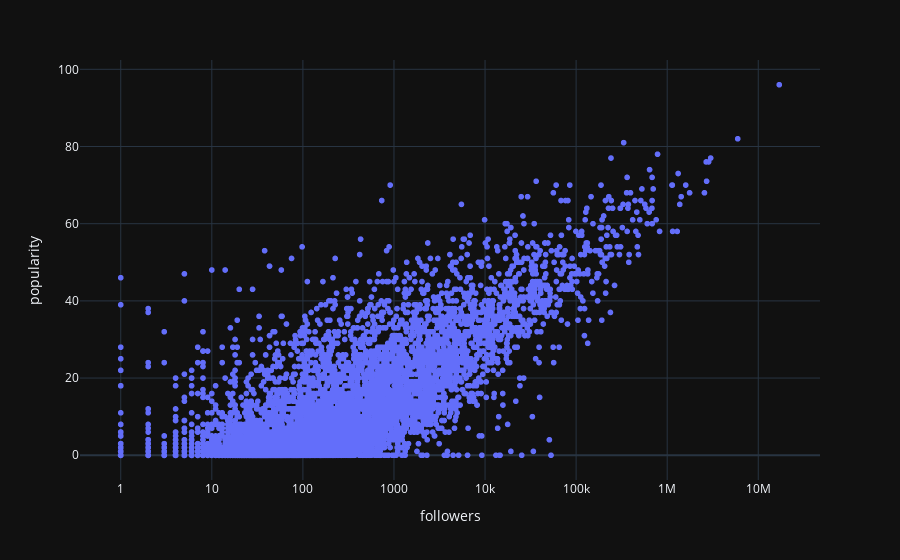

Source (notebook cell):
### Markdown cell above
## Relationship between followers and popularity

### Code cell
tmpData=artists.sample(10000);
fig=px.scatter(tmpData,x="followers",y="popularity",hover_name=tmpData["name"], log_x=True)#
fig.show()

### Figure 1 — Plotly figure (JSON) as saved in the notebook; plotly's stock layout.template omitted (floating-point values rounded to 4 significant figures; data arrays with more than 128 entries replaced by an {"elided": "..."} marker saying what was removed)
{"data": [{"hovertemplate": "<b>%{hovertext}</b><br><br>followers=%{x}<br>popularity=%{y}<extra></extra>", "hovertext": {"elided": "10000 str values"}, "legendgroup": "", "marker": {"color": "#636efa", "symbol": "circle"}, "mode": "markers", "name": "", "showlegend": false, "x": {"elided": "10000 float values"}, "xaxis": "x", "y": {"elided": "10000 int values"}, "yaxis": "y", "type": "scattergl"}], "layout": {"xaxis": {"anchor": "y", "domain": [0.0, 1.0], "title": {"text": "followers"}, "type": "log"}, "yaxis": {"anchor": "x", "domain": [0.0, 1.0], "title": {"text": "popularity"}}, "legend": {"tracegroupgap": 0}, "margin": {"t": 60}}}
